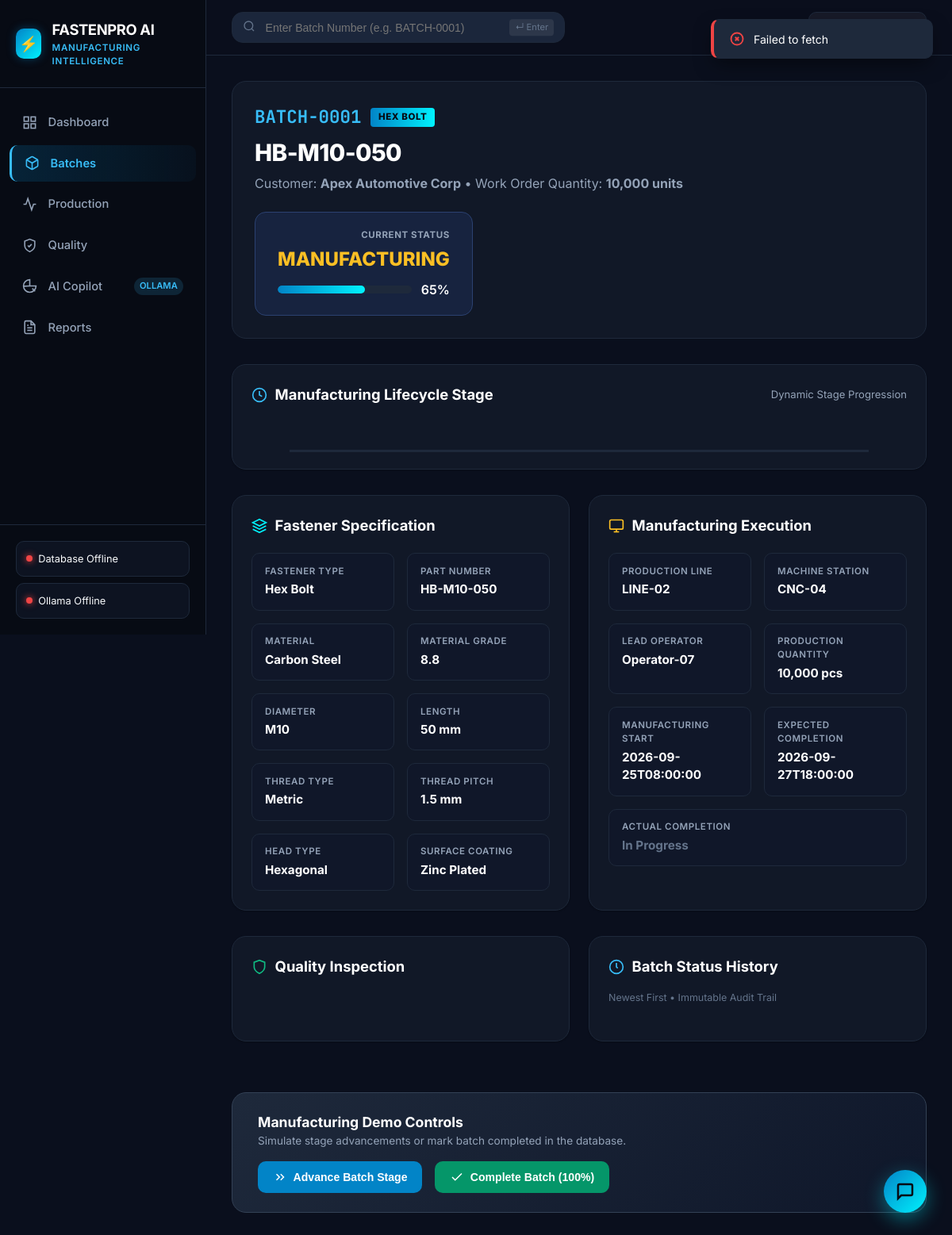
Page /batches/BATCH-0001 on the committed database.
### models.py (models this page shows)
class Batch(Base):
    __tablename__ = 'batches'
    id = Column(Integer, primary_key=True)
    batch_number = Column(String(50), unique=True, nullable=False, index=True)
    fastener_type = Column(String(100), nullable=False)
    part_number = Column(String(100), nullable=False)
    material = Column(String(100), nullable=False)
    grade = Column(String(50), nullable=False)
    coating = Column(String(100), nullable=True, default='None')
    diameter = Column(String(50), nullable=False)
    length = Column(String(50), nullable=False)
    thread_type = Column(String(50), nullable=False)
    thread_pitch = Column(String(50), nullable=False)
    head_type = Column(String(50), nullable=False)
    quantity = Column(Integer, nullable=False, default=0)
    customer = Column(String(150), nullable=True)
    production_line = Column(String(50), nullable=False)
    machine = Column(String(50), nullable=False)
    operator = Column(String(100), nullable=False)
    current_status = Column(String(50), nullable=False, default='Scheduled')
    progress = Column(Integer, nullable=False, default=0)
    manufacturing_start = Column(DateTime, nullable=True)
    expected_completion = Column(DateTime, nullable=True)
    actual_completion = Column(DateTime, nullable=True)
    created_at = Column(DateTime, default=datetime.now)
    updated_at = Column(DateTime, default=datetime.now, onupdate=datetime.now)
    history_records = relationship(
        'BatchStatusHistory',
        backref='batch',
        cascade='all, delete-orphan',
        order_by='desc(BatchStatusHistory.timestamp)'
    )
    quality_inspections = relationship(
        'QualityInspection',
        backref='batch',
        cascade='all, delete-orphan',
        order_by='desc(QualityInspection.inspection_date)'
    )
    def to_dict(self, include_history=False, include_quality=False):
        data = {
            'id': self.id,
            'batch_number': self.batch_number,
            'fastener_type': self.fastener_type,
            'part_number': self.part_number,
            'material': self.material,
            'grade': self.grade,
            'coating': self.coating or 'None',
            'diameter': self.diameter,
            'length': self.length,
            'thread_type': self.thread_type,
            'thread_pitch': self.thread_pitch,
            'head_type': self.head_type,
            'quantity': self.quantity,
            'customer': self.customer or 'Standard Inventory',
            'production_line': self.production_line,
            'machine': self.machine,
            'operator': self.operator,
            'current_status': self.current_status,
            'progress': self.progress,
            'manufacturing_start': self.manufacturing_start.isoformat() if self.manufacturing_start else None,
            'expected_completion': self.expected_completion.isoformat() if self.expected_completion else None,
            'actual_completion': self.actual_completion.isoformat() if self.actual_completion else None,
            'created_at': self.created_at.isoformat() if self.created_at else None,
            'updated_at': self.updated_at.isoformat() if self.updated_at else None,
        }
        if include_history:
            data['history'] = [h.to_dict() for h in self.history_records]
        if include_quality:
            data['quality'] = [q.to_dict() for q in self.quality_inspections]
            data['latest_quality'] = self.quality_inspections[0].to_dict() if self.quality_inspections else None
        return data

### app.py (the view)
@app.route('/batches/<batch_number>')
def batch_detail_page(batch_number):
    normalized = batch_number.strip().upper()
    batch = get_batch_by_number(normalized, include_relations=True)
    if not batch:
        return render_template('batch_detail.html', active_page='batches', batch=None, batch_number=normalized, not_found=True), 404
    return render_template('batch_detail.html', active_page='batches', batch=batch, batch_number=normalized, not_found=False)

### templates/batch_detail.html (shortened to what this page needs)
{% extends "base.html" %}
{% block content %}
{% if not_found %}
<div class="panel" style="text-align: center; padding: 4rem 2rem; max-width: 650px; margin: 3rem auto;">
  <div style="font-size: 3rem; margin-bottom: 1rem;">🔍</div>
  <h1 class="page-title" style="font-size: 1.5rem; margin-bottom: 0.5rem;">Batch {{ batch_number }} was not found.</h1>
  <p style="color: var(--text-secondary); margin-bottom: 2rem;">
    The requested batch number does not exist in the active manufacturing or historical records. Please verify the batch identifier.
  </p>
  <div style="display: flex; gap: 1rem; justify-content: center;">
    <a href="/batches" class="btn btn-primary">Browse All Batches</a>
    <a href="/" class="btn btn-secondary">Return to Dashboard</a>
  </div>
</div>
{% else %}
<div id="batch-container" data-batch-number="{{ batch.batch_number }}">
  <div class="batch-hero-header">
    <div class="batch-hero-meta">
      <div style="display: flex; align-items: center; gap: 0.75rem; margin-bottom: 0.35rem;">
        <span class="batch-code" style="font-size: 1.4rem;">{{ batch.batch_number }}</span>
        <span class="hero-tag">{{ batch.fastener_type }}</span>
      </div>
      <h1 id="hero-part-number">{{ batch.part_number }}</h1>
      <p>Customer: <strong>{{ batch.customer }}</strong> &bull; Work Order Quantity: <strong>{{ "{:,}".format(batch.quantity) }} units</strong></p>
    </div>
    <div class="batch-status-highlight-card">
      <div class="highlight-label">CURRENT STATUS</div>
      <div class="highlight-status" id="header-status-text" style="color: {% if batch.current_status == 'Completed' %}#34d399{% elif batch.current_status == 'Quality Hold' %}#f87171{% elif batch.current_status == 'Manufacturing' %}#fbbf24{% else %}#38bdf8{% endif %};">
        {{ batch.current_status | upper }}
      </div>
      <div class="progress-container highlight-progress-bar">
        <div class="progress-track" style="height: 10px;">
          <div class="progress-fill {% if batch.current_status == 'Completed' %}complete{% elif batch.current_status == 'Quality Hold' %}hold{% endif %}" id="header-progress-bar" style="width: {{ batch.progress }}%;"></div>
        </div>
        <span class="progress-pct" id="header-progress-pct" style="font-size: 1rem; color: #fff;">{{ batch.progress }}%</span>
      </div>
    </div>
  </div>
  <div class="panel">
    <div class="panel-header">
      <h2 class="panel-title">
        <svg width="20" height="20" viewBox="0 0 24 24" fill="none" stroke="#38bdf8" stroke-width="2"><circle cx="12" cy="12" r="10"></circle><polyline points="12 6 12 12 16 14"></polyline></svg>
        <span>Manufacturing Lifecycle Stage</span>
      </h2>
      <span style="font-size: 0.82rem; color: var(--text-secondary);">Dynamic Stage Progression</span>
    </div>
  </div>
  <div class="specs-grid">
    <div class="panel">
      <div class="panel-header">
        <h2 class="panel-title">
          <svg width="20" height="20" viewBox="0 0 24 24" fill="none" stroke="#00f2fe" stroke-width="2"><polygon points="12 2 2 7 12 12 22 7 12 2"></polygon><polyline points="2 17 12 22 22 17"></polyline><polyline points="2 12 12 17 22 12"></polyline></svg>
          <span>Fastener Specification</span>
        </h2>
      </div>
      <div class="spec-list">
        <div class="spec-item">
          <div class="spec-label">Fastener Type</div>
          <div class="spec-val">{{ batch.fastener_type }}</div>
        </div>
        <div class="spec-item">
          <div class="spec-label">Part Number</div>
          <div class="spec-val">{{ batch.part_number }}</div>
        </div>
        <div class="spec-item">
          <div class="spec-label">Material</div>
          <div class="spec-val">{{ batch.material }}</div>
        </div>
        <div class="spec-item">
          <div class="spec-label">Material Grade</div>
          <div class="spec-val">{{ batch.grade }}</div>
        </div>
        <div class="spec-item">
          <div class="spec-label">Diameter</div>
          <div class="spec-val">{{ batch.diameter }}</div>
        </div>
        <div class="spec-item">
          <div class="spec-label">Length</div>
          <div class="spec-val">{{ batch.length }}</div>
        </div>
        <div class="spec-item">
          <div class="spec-label">Thread Type</div>
          <div class="spec-val">{{ batch.thread_type }}</div>
        </div>
        <div class="spec-item">
          <div class="spec-label">Thread Pitch</div>
          <div class="spec-val">{{ batch.thread_pitch }}</div>
        </div>
        <div class="spec-item">
          <div class="spec-label">Head Type</div>
          <div class="spec-val">{{ batch.head_type }}</div>
        </div>
        <div class="spec-item">
          <div class="spec-label">Surface Coating</div>
          <div class="spec-val">{{ batch.coating or 'None' }}</div>
        </div>
      </div>
    </div>
    <div class="panel">
      <div class="panel-header">
        <h2 class="panel-title">
          <svg width="20" height="20" viewBox="0 0 24 24" fill="none" stroke="#fbbf24" stroke-width="2"><rect x="2" y="3" width="20" height="14" rx="2" ry="2"></rect><line x1="8" y1="21" x2="16" y2="21"></line><line x1="12" y1="17" x2="12" y2="21"></line></svg>
          <span>Manufacturing Execution</span>
        </h2>
      </div>
      <div class="spec-list">
        <div class="spec-item">
          <div class="spec-label">Production Line</div>
          <div class="spec-val" id="val-production-line">{{ batch.production_line }}</div>
        </div>
        <div class="spec-item">
          <div class="spec-label">Machine Station</div>
          <div class="spec-val" id="val-machine">{{ batch.machine }}</div>
        </div>
        <div class="spec-item">
          <div class="spec-label">Lead Operator</div>
          <div class="spec-val" id="val-operator">{{ batch.operator }}</div>
        </div>
        <div class="spec-item">
          <div class="spec-label">Production Quantity</div>
          <div class="spec-val">{{ "{:,}".format(batch.quantity) }} pcs</div>
        </div>
        <div class="spec-item">
          <div class="spec-label">Manufacturing Start</div>
          <div class="spec-val" id="val-mfg-start">{{ batch.manufacturing_start or 'Not started' }}</div>
        </div>
        <div class="spec-item">
          <div class="spec-label">Expected Completion</div>
          <div class="spec-val" id="val-mfg-expected">{{ batch.expected_completion or 'TBD' }}</div>
        </div>
        <div class="spec-item" style="grid-column: span 2;">
          <div class="spec-label">Actual Completion</div>
          <div class="spec-val" id="val-mfg-actual" style="color: {% if batch.actual_completion %}#34d399{% else %}var(--text-muted){% endif %};">
            {{ batch.actual_completion or 'In Progress' }}
          </div>
        </div>
      </div>
    </div>
  </div>
  <div class="specs-grid">
    <div class="panel">
      <div class="panel-header">
        <h2 class="panel-title">
          <svg width="20" height="20" viewBox="0 0 24 24" fill="none" stroke="#10b981" stroke-width="2"><path d="M12 22s8-4 8-10V5l-8-3-8 3v7c0 6 8 10 8 10z"></path></svg>
          <span>Quality Inspection</span>
        </h2>
      </div>
    </div>
    <div class="panel">
      <div class="panel-header">
        <h2 class="panel-title">
          <svg width="20" height="20" viewBox="0 0 24 24" fill="none" stroke="#38bdf8" stroke-width="2"><circle cx="12" cy="12" r="10"></circle><polyline points="12 6 12 12 14 14"></polyline></svg>
          <span>Batch Status History</span>
        </h2>
        <span style="font-size: 0.78rem; color: var(--text-muted);">Newest First &bull; Immutable Audit Trail</span>
      </div>
    </div>
  </div>
  <div class="demo-controls-banner">
    <div class="demo-controls-info">
      <h3>Manufacturing Demo Controls</h3>
      <p>Simulate stage advancements or mark batch completed in the database.</p>
    </div>
    <div class="demo-actions">
      <button class="btn btn-primary" id="btn-advance-batch" onclick="advanceBatchAction()">
        <svg width="18" height="18" viewBox="0 0 24 24" fill="none" stroke="currentColor" stroke-width="2"><polyline points="13 17 18 12 13 7"></polyline><polyline points="6 17 11 12 6 7"></polyline></svg>
        <span>Advance Batch Stage</span>
      </button>
      <button class="btn btn-success" id="btn-complete-batch" onclick="completeBatchAction()">
        <svg width="18" height="18" viewBox="0 0 24 24" fill="none" stroke="currentColor" stroke-width="2"><polyline points="20 6 9 17 4 12"></polyline></svg>
        <span>Complete Batch (100%)</span>
      </button>
    </div>
  </div>
</div>
{% endif %}
{% endblock %}

### rows in the picture
Batch: batch_number "BATCH-0001", fastener_type "HEX BOLT", part_number "HB-M10-050", customer "Apex Automotive Corp", quantity "10,000", current_status "MANUFACTURING", fastener_type "Hex Bolt", material "Carbon Steel", grade "8.8", diameter "M10", length "50 mm", thread_type "Metric", thread_pitch "1.5 mm", head_type "Hexagonal", coating "Zinc Plated", production_line "LINE-02", machine "CNC-04", operator "Operator-07"

### other values in the picture
{{ batch.progress }} "65"
{{ batch.manufacturing_start or 'Not started' }} "2026-09-25T08:00:00"
{{ batch.expected_completion or 'TBD' }} "2026-09-27T18:00:00"
{{ batch.actual_completion or 'In Progress' }} "In Progress"
